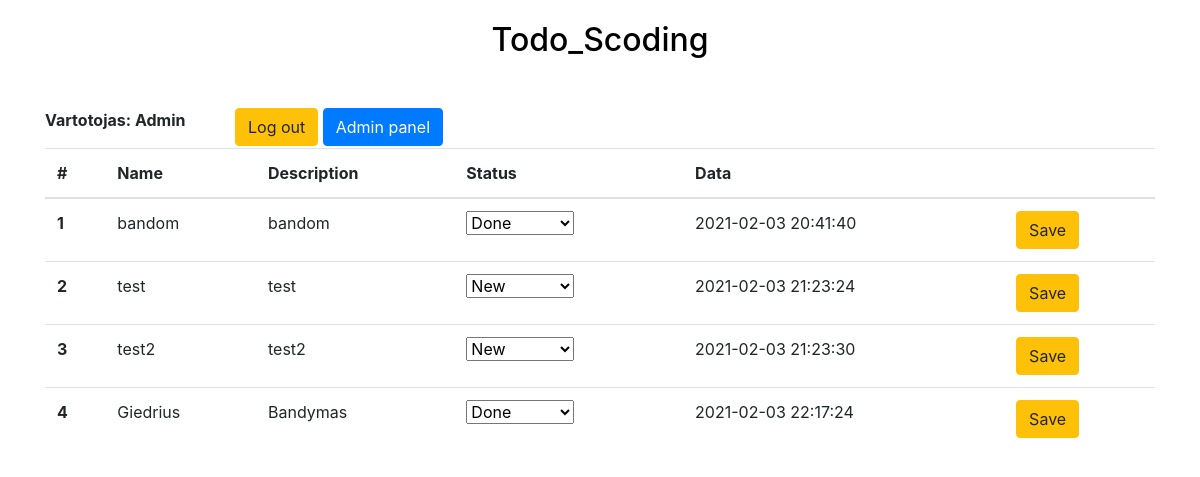
The page /todo.php (signed in) on the database its author committed.
### tables this page shows
CREATE TABLE `todo` (
  `ID` int(11) NOT NULL,
  `name` varchar(25) NOT NULL,
  `description` varchar(500) NOT NULL,
  `status` varchar(25) NOT NULL,
  `data` datetime NOT NULL
);

### models/prisijungimas-db.php (called while the page is built, shortened)
<?php
$prisijungimas = mysqli_connect(DB_TIPAS, MYSQL_USER_VARDAS, MYSQL_USER_PASS, DB_PAVADINIMAS);
function getPrisijungimas(){
  global $prisijungimas;
if ($prisijungimas == false) {
  echo "ERROR: prisijungti nepavyko prie DB!!! <br>";
  echo mysqli_connect_error($prisijungimas);
  return NULL;
} else {
  return $prisijungimas;
  };
}
 ?>

### models/todo-crud.php (called while the page is built, shortened)
<?php
function getTodos($kiekis = 999999999){
    $ManoSql = "SELECT * FROM todo limit $kiekis ";
    $tekstaiObj = mysqli_query(getPrisijungimas(), $ManoSql);
    return $tekstaiObj;
}

### todo.php (the view, shortened to what this page needs)
<?php
include('header.php');
if (isset($user)) {
?>
<div class="row">
  <div class="col-2">
    <p><b>Vartotojas: <?php echo $user['name'] ?></b></p>
  </div>
  <div class="col">
    <a href="controler/logout.php" class="btn btn-warning">Log out</a>
    <?php if ($user['status'] == "2") { ?>
    <a href="admin.php" class="btn btn-primary">Admin panel</a>
    <?php } ?>
  </div>
</div>
<table class="table">
  <thead>
    <tr>
      <th scope="col">#</th>
      <th scope="col">Name</th>
      <th scope="col">Description</th>
      <th scope="col">Status</th>
      <th scope="col">Data</th>
      <th scope="col"></th>
    </tr>
  </thead>
  <?php
    $i = 1;
    $todos = getTodos();
    while ($todo = mysqli_fetch_assoc($todos)){ ?>
  <form method="post" action="controler/editTodo.php">
  <tbody>
    <tr>
      <th scope="row"><?php echo $i++;  ?></th>
      <td><?php echo $todo['name'] ?></td>
      <td><?php echo $todo['description'] ?></td>
      <td>
      <select name="status" id="status">
        <option value="New" <?php if ($todo['status'] == "New") { echo "selected"; } ?>>New</option>
        <option value="Done" <?php if ($todo['status'] == "Done") { echo "selected"; } ?>>Done</option>
      </select>
      </td>
      <td><?php echo $todo['data'] ?></td>
      <td> <button class="btn btn-warning" name="ID" value="<?php echo $todo['ID'] ?>" type="submit">Save</button> </td>
    </tr>
  </tbody>
  </form>
  <?php } ?>
</table>
<?php
} else{
  echo "Need to Log in!";
}
include('footer.php')
?>

### header.php (shortened to what this page needs)
<?php
include('models/prisijungimas-db.php');
include('models/todo-crud.php');
if (isset($_SESSION['user'])) {
  $user = $_SESSION['user'];
};
?>
<!DOCTYPE html>
<html>
    <head>
        <link rel="stylesheet" href="libs/bootstrap/css/bootstrap.min.css">
        <link rel="stylesheet" href="css/normalize.css">
        <link rel="stylesheet" href="css/style.css">
    </head>
    <body class="container">
      <div class="text-center mb-5">
        <h1>Todo_Scoding</h1>
      </div>

### footer.php (shortened to what this page needs)
     </body>
</html>

### css/style.css (style rules this page uses)
h1 { color: black; }

### rows shown on the page
todo: name "bandom", description "bandom", status "Done", data "2021-02-03 20:41:40", $todo['ID'] 2 (drawn)
todo: name "test", description "test", status "New", data "2021-02-03 21:23:24", $todo['ID'] 3 (drawn)
todo: name "test2", description "test2", status "New", data "2021-02-03 21:23:30", $todo['ID'] 4 (drawn)
todo: name "Giedrius", description "Bandymas", status "Done", data "2021-02-03 22:17:24", $todo['ID'] 5 (drawn)

### other values the page prints
$user['name'] "Admin"
